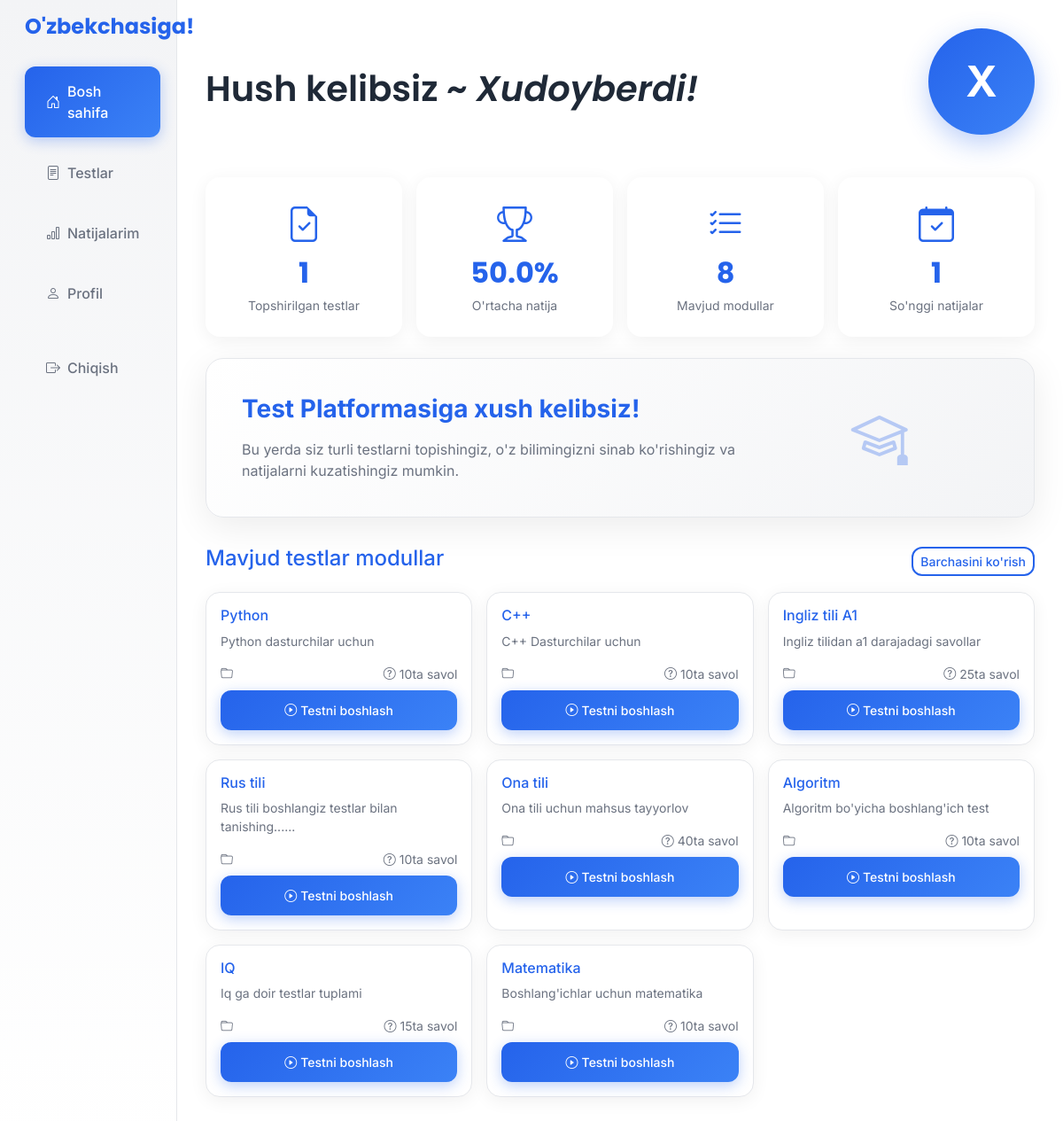
The page /dashboard/ (signed in) on the database its author committed.
### TestApp/models.py (models this page shows, shortened)
class Person(models.Model):
    ROLE_CHOISES = (
        ('admin', 'admin'),
        ('user', 'User'),
    )
    name = models.CharField(max_length=150)
    login = models.CharField(max_length=150, unique=True)
    password = models.CharField(max_length=255)
    role = models.CharField(max_length=10, choices=ROLE_CHOISES, default='user')
    vaqt = models.DateTimeField(default = timezone.now)

class TestModule(models.Model):
    title = models.CharField(max_length=150)  # test nomi
    description = models.TextField(blank=True)
    total_questions = models.IntegerField(default=10)
    max_score = models.FloatField(default=100)
    created_at = models.DateTimeField(auto_now_add=True)

### TestApp/views.py (the view)
# urls.py: path("dashboard/", views.user_dashboard, name="dashboard"),
def user_dashboard(request):
    user_id = request.session.get("user_id")
    if not user_id:
        return redirect("TestApp:signup")
    user = Person.objects.get(id = user_id)
    test_results = TestResult.objects.filter(user = user)
    total_tests = test_results.count()
    avg_score = round(sum([r.score for r in test_results])/total_tests,2) if total_tests>0 else 0
    resent_results = test_results.order_by('-id')[:5]
    modules = TestModule.objects.all()
    soni = modules.count()
    context = {
        "soni" : soni,
        "modules": modules,
        "user" : user,
        "total_tests" : total_tests,
        "avg_score":avg_score,
        "recent_results":resent_results,
    }
    return render(request, "dashboard.html", context)

### TestApp/templates/dashboard.html (shortened to what this page needs)
{% load static %}
<!DOCTYPE html>
<html lang="uz">
<head>
    <link href="https://cdn.jsdelivr.net/npm/bootstrap@5.3.0/dist/css/bootstrap.min.css" rel="stylesheet">
    <link rel="stylesheet" href="https://cdn.jsdelivr.net/npm/bootstrap-icons@1.10.0/font/bootstrap-icons.css">
    <link rel="stylesheet" href="{% static 'css/dashboard.css' %}">
</head>
<body>
    <div class="container-fluid">
        <div class="row">
            <nav class="col-md-3 col-lg-2 d-md-block sidebar collapse">
                <div class="position-sticky pt-3">
                    <div class="text-center mb-4 px-3">
                        <h4 class="brand-title">O'zbekchasiga!</h4>
                    </div>
                    <ul class="nav flex-column">
                        <li class="nav-item">
                            <a class="nav-link active" href="{% url 'TestApp:dashboard' %}">
                                <i class="bi bi-house-door me-2"></i>
                                Bosh sahifa
                            </a>
                        </li>
                        <li class="nav-item">
                            <a class="nav-link" href="{% url 'TestApp:tests' %}">
                                <i class="bi bi-file-text me-2"></i>
                                Testlar
                            </a>
                        </li>
                        <li class="nav-item">
                            <a class="nav-link" href="{% url 'TestApp:my_result' %}">
                                <i class="bi bi-bar-chart me-2"></i>
                                Natijalarim
                            </a>
                        </li>
                        <li class="nav-item">
                            <a class="nav-link" href="{% url 'TestApp:profile' %}">
                                <i class="bi bi-person me-2"></i>
                                Profil
                            </a>
                        </li>
                                                <li class="nav-item mt-3">
                            <a class="nav-link" href="{% url 'TestApp:logout' %}">
                                <i class="bi bi-box-arrow-right me-2"></i>
                                Chiqish
                            </a>
                        </li>
                    </ul>
                </div>
            </nav>
            <main class="col-md-9 ms-sm-auto col-lg-10 main-content">
                <div class="d-flex justify-content-between flex-wrap flex-md-nowrap align-items-center mb-4">
                    <h1 class="page-title">Hush kelibsiz ~ <i>{{user.name}}!</i></h1>
                    <div class="text-muted">
                        <div class="avatar-circle" style="background-color: blue;">
                                    {{user.name|slice:":1"}}                              </div>
                    </div>
                </div>
                <div class="row g-3 mb-4">
                    <div class="col-md-3">
                        <div class="card stat-card border-0">
                            <div class="card-body text-center p-4">
                                <i class="bi bi-file-earmark-check text-primary fs-1 mb-3"></i>
                                <div class="stat-number">{{total_tests}}</div>
                                <small class="text-muted">Topshirilgan testlar</small>
                            </div>
                        </div>
                    </div>
                    <div class="col-md-3">
                        <div class="card stat-card border-0">
                            <div class="card-body text-center p-4">
                                <i class="bi bi-trophy text-primary fs-1 mb-3"></i>
                                <div class="stat-number">{{avg_score}}%</div>
                                <small class="text-muted">O'rtacha natija</small>
                            </div>
                        </div>
                    </div>
                    <div class="col-md-3">
                        <div class="card stat-card border-0">
                            <div class="card-body text-center p-4">
                                <i class="bi bi-list-check text-primary fs-1 mb-3"></i>
                                <div class="stat-number">{{soni}}</div>
                                <small class="text-muted">Mavjud modullar</small>
                            </div>
                        </div>
                    </div>
                    <div class="col-md-3">
                        <div class="card stat-card border-0">
                            <div class="card-body text-center p-4">
                                <i class="bi bi-calendar-check text-primary fs-1 mb-3"></i>
                                <div class="stat-number">{{total_tests}}</div>
                                <small class="text-muted">So'nggi natijalar</small>
                            </div>
                        </div>
                    </div>
                </div>
                <div class="welcome-card">
                    <div class="row align-items-center">
                        <div class="col-md-8">
                            <h3 class="fw-bold mb-3 text-primary">Test Platformasiga xush kelibsiz!</h3>
                            <p class="mb-0 text-muted">Bu yerda siz turli testlarni topishingiz, o'z bilimingizni sinab ko'rishingiz va natijalarni kuzatishingiz mumkin.</p>
                        </div>
                        <div class="col-md-4 text-center">
                            <i class="bi bi-mortarboard text-primary" style="font-size: 4rem; opacity: 0.3;"></i>
                        </div>
                    </div>
                </div>
                <div class="row mb-4">
                    <div class="col-12">
                        <div class="d-flex justify-content-between align-items-center mb-3">
                            <h4 class="text-primary">Mavjud testlar modullar</h4>
                            <a href="{% url 'TestApp:tests' %}" class="btn btn-outline-primary btn-sm">Barchasini ko'rish</a>
                        </div>
                            <div class="row g-3">
                                {% for natija in modules %}
                                <div class="col-md-6 col-lg-4">
                                    <div class="card test-card h-100">
                                        <div class="card-body">
                                            <h6 class="card-title text-primary">{{natija.title}}</h6>
                                            <p class="card-text text-muted small">{{natija.description}}</p>
                                            <div class="d-flex justify-content-between align-items-center mb-2">
                                                <small class="text-muted">
                                                    <i class="bi bi-folder me-1"></i>
                                                </small>
                                                <small class="text-muted">
                                                    <i class="bi bi-question-circle me-1"></i>{{natija.total_questions}}ta savol
                                                </small>
                                            </div>
                                            <a href="{% url 'TestApp:start_test' natija.id %}" class="btn btn-primary btn-sm w-100">
                                                <i class="bi bi-play-circle me-1"></i>Testni boshlash
                                            </a>
                                        </div>
                                    </div>
                                </div>
                                {% endfor %}
                            </div>
                        </div>
                </div>
                            </main>
        </div>
    </div>
</body>
</html>

### static/css/dashboard.css (style rules this page uses)
:root { --primary: #2563eb; --primary-foreground: #ffffff; --secondary: #3b82f6; --background: #ffffff; --foreground: #475569; --card: #f3f4f6; --card-foreground: #1f2937; --muted: #f3f4f6; --muted-foreground: #6b7280; --border: #e5e7eb; --sidebar: #f3f4f6; --sidebar-foreground: #1f2937; --sidebar-primary: #2563eb; --sidebar-accent: #3b82f6; --radius: 0.5rem; }
body { font-family: 'Inter', sans-serif; background: var(--background); color: var(--foreground); }
.sidebar { background: linear-gradient(180deg, var(--sidebar) 0%, var(--background) 100%); min-height: 100vh; box-shadow: 0 0 30px rgba(0,0,0,0.08); border-right: 1px solid var(--border); }
.sidebar .nav-link { color: var(--muted-foreground); padding: 1rem 1.5rem; border-radius: calc(var(--radius) + 0.25rem); margin: 0.375rem 1rem; transition: all 0.3s ease; font-weight: 500; display: flex; align-items: center; }
.sidebar .nav-link.active { background: linear-gradient(135deg, var(--sidebar-primary) 0%, var(--sidebar-accent) 100%); color: var(--primary-foreground); box-shadow: 0 4px 15px rgba(37, 99, 235, 0.3); }
.main-content { background: var(--background); min-height: 100vh; padding: 2rem; }
.welcome-card { background: linear-gradient(135deg, var(--background) 0%, var(--card) 100%); border: 1px solid var(--border); border-radius: calc(var(--radius) + 0.75rem); padding: 2.5rem; margin-bottom: 2rem; box-shadow: 0 10px 40px rgba(0,0,0,0.08); }
.stat-card { background: var(--background); border: 1px solid var(--border); border-radius: calc(var(--radius) + 0.5rem); box-shadow: 0 4px 20px rgba(0,0,0,0.06); transition: all 0.3s ease; height: 100%; }
.test-card { background: var(--background); border: 1px solid var(--border); border-radius: calc(var(--radius) + 0.5rem); box-shadow: 0 4px 20px rgba(0,0,0,0.06); transition: all 0.3s ease; }
.btn-primary { background: linear-gradient(135deg, var(--primary) 0%, var(--secondary) 100%); border: none; border-radius: calc(var(--radius) + 0.25rem); padding: 0.75rem 1.25rem; font-weight: 500; box-shadow: 0 4px 15px rgba(37, 99, 235, 0.3); transition: all 0.3s ease; color: var(--primary-foreground); }
.btn-outline-primary { border: 2px solid var(--primary); color: var(--primary); border-radius: calc(var(--radius) + 0.25rem); font-weight: 500; transition: all 0.3s ease; }
.text-primary { color: var(--primary) !important; }
.text-muted { color: var(--muted-foreground) !important; }
.brand-title { font-family: 'Poppins', sans-serif; font-weight: 700; color: var(--primary); }
.page-title { font-family: 'Poppins', sans-serif; font-weight: 600; color: var(--card-foreground); }
.stat-number { font-family: 'Poppins', sans-serif; font-size: 2rem; font-weight: 700; color: var(--primary); }
.avatar-circle { width: 120px; height: 120px; background: linear-gradient(135deg, var(--primary) 0%, var(--secondary) 100%); border-radius: 50%; display: flex; align-items: center; justify-content: center; color: var(--primary-foreground); font-size: 3rem; font-weight: bold; margin: 0 auto 1.5rem; box-shadow: 0 10px 30px rgba(37, 99, 235, 0.3); }

### rows shown on the page
Person: name "Xudoyberdi", name "X"
TestModule: title "Python", description "Python dasturchilar uchun", total_questions "10"
TestModule: title "C++", description "C++ Dasturchilar uchun", total_questions "10"
TestModule: title "Ingliz tili A1", description "Ingliz tilidan a1 darajadagi savollar", total_questions "25"
TestModule: title "Rus tili", description "Rus tili boshlangiz testlar bilan tanishing......", total_questions "10"
TestModule: title "Ona tili", description "Ona tili uchun mahsus tayyorlov", total_questions "40"
TestModule: title "Algoritm", description "Algoritm bo'yicha boshlang'ich test", total_questions "10"
TestModule: title "IQ", description "Iq ga doir testlar tuplami", total_questions "15"
TestModule: title "Matematika", description "Boshlang'ichlar uchun matematika", total_questions "10"

### other values the page prints
{{ total_tests }} "1"
{{ avg_score }} "50.0"
{{ soni }} "8"
